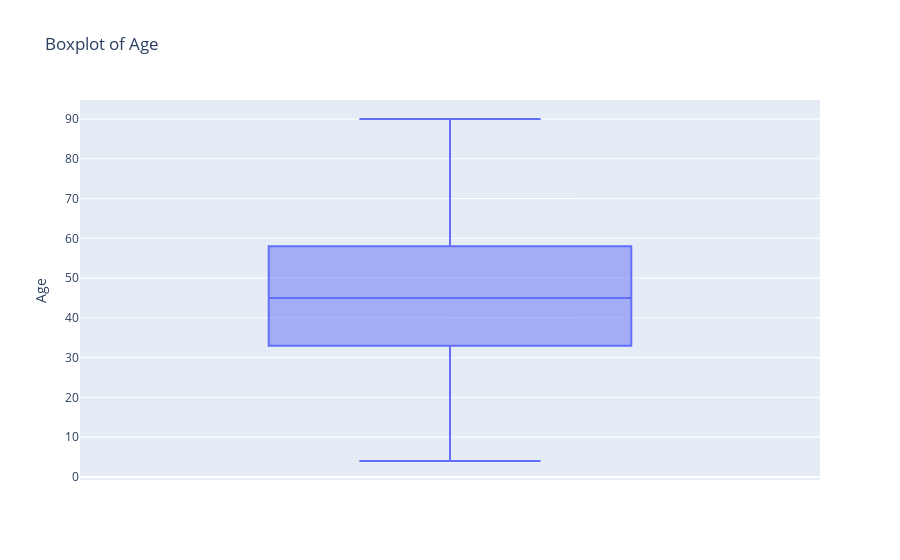
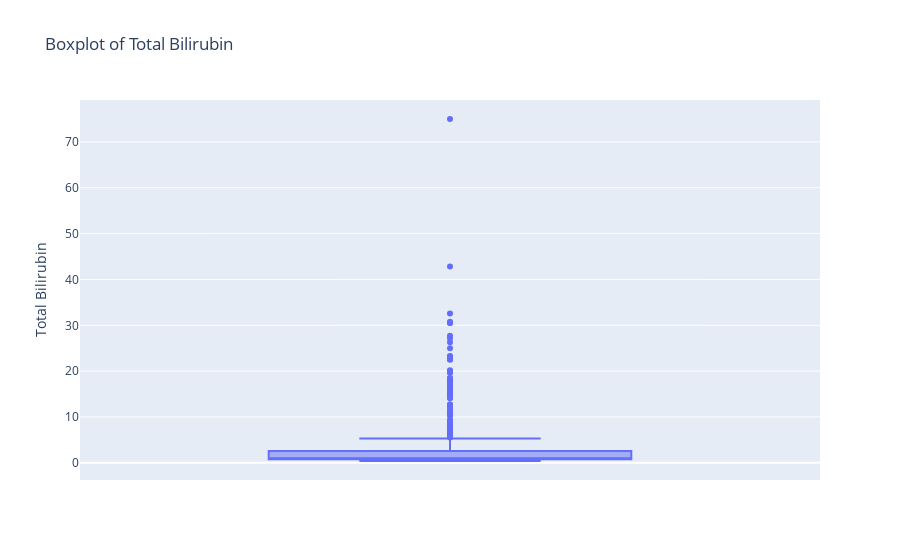
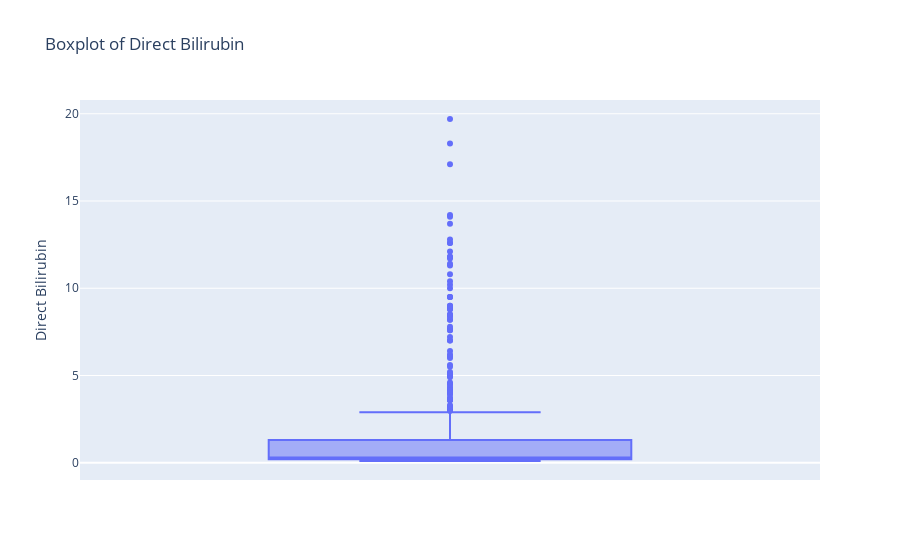
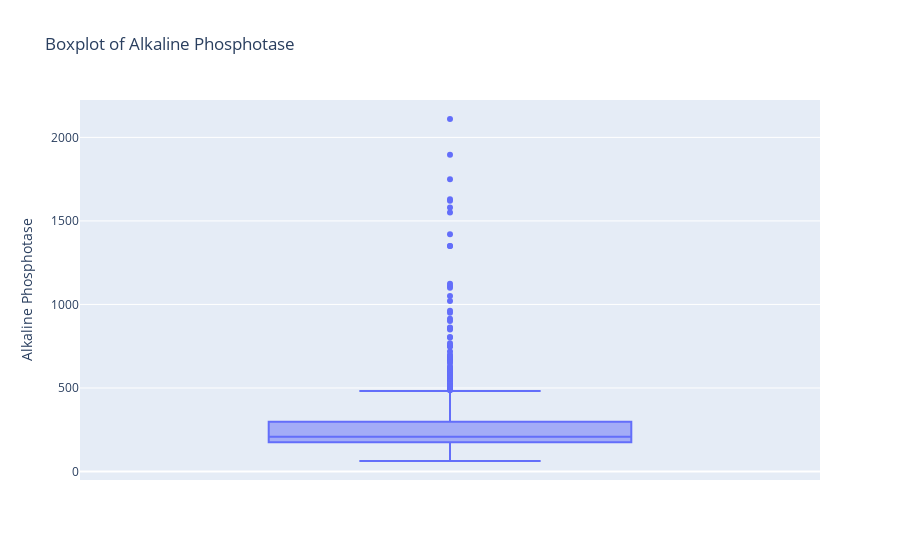

Write notebook code for charts like these, in order.
### Code cell
import plotly.express as px

numerical_columns = ['Age', 'Total Bilirubin', 'Direct Bilirubin',
       'Alkaline Phosphotase', 'Sgpt Alamine Aminotransferase',
       'Sgot Aspartate Aminotransferase', 'Total Proteins', 'ALB Albumin',
       'A/G ratio Albumin and Globulin Ratio']


# Iterate over each numerical column and create a boxplot
for col in numerical_columns:
    fig = px.box(data, y=col, title=f"Boxplot of {col}")
    fig.show()

### Figure 1 — Plotly figure (JSON) as saved in the notebook; plotly's stock layout.template omitted (floating-point values rounded to 4 significant figures; data arrays with more than 128 entries replaced by an {"elided": "..."} marker saying what was removed)
{"data": [{"alignmentgroup": "True", "hovertemplate": "Age=%{y}<extra></extra>", "legendgroup": "", "marker": {"color": "#636efa"}, "name": "", "notched": false, "offsetgroup": "", "orientation": "v", "showlegend": false, "type": "box", "x0": " ", "xaxis": "x", "y": {"elided": "583 int values"}, "y0": " ", "yaxis": "y"}], "layout": {"boxmode": "group", "legend": {"tracegroupgap": 0}, "title": {"text": "Boxplot of Age"}, "xaxis": {"anchor": "y", "domain": [0, 1]}, "yaxis": {"anchor": "x", "domain": [0, 1], "title": {"text": "Age"}}}}

### Figure 2 — Plotly figure (JSON) as saved in the notebook; plotly's stock layout.template omitted (floating-point values rounded to 4 significant figures; data arrays with more than 128 entries replaced by an {"elided": "..."} marker saying what was removed)
{"data": [{"alignmentgroup": "True", "hovertemplate": "Total Bilirubin=%{y}<extra></extra>", "legendgroup": "", "marker": {"color": "#636efa"}, "name": "", "notched": false, "offsetgroup": "", "orientation": "v", "showlegend": false, "type": "box", "x0": " ", "xaxis": "x", "y": {"elided": "583 float values"}, "y0": " ", "yaxis": "y"}], "layout": {"boxmode": "group", "legend": {"tracegroupgap": 0}, "title": {"text": "Boxplot of Total Bilirubin"}, "xaxis": {"anchor": "y", "domain": [0, 1]}, "yaxis": {"anchor": "x", "domain": [0, 1], "title": {"text": "Total Bilirubin"}}}}

### Figure 3 — Plotly figure (JSON) as saved in the notebook; plotly's stock layout.template omitted (floating-point values rounded to 4 significant figures; data arrays with more than 128 entries replaced by an {"elided": "..."} marker saying what was removed)
{"data": [{"alignmentgroup": "True", "hovertemplate": "Direct Bilirubin=%{y}<extra></extra>", "legendgroup": "", "marker": {"color": "#636efa"}, "name": "", "notched": false, "offsetgroup": "", "orientation": "v", "showlegend": false, "type": "box", "x0": " ", "xaxis": "x", "y": {"elided": "583 float values"}, "y0": " ", "yaxis": "y"}], "layout": {"boxmode": "group", "legend": {"tracegroupgap": 0}, "title": {"text": "Boxplot of Direct Bilirubin"}, "xaxis": {"anchor": "y", "domain": [0, 1]}, "yaxis": {"anchor": "x", "domain": [0, 1], "title": {"text": "Direct Bilirubin"}}}}

### Figure 4 — Plotly figure (JSON) as saved in the notebook; plotly's stock layout.template omitted (floating-point values rounded to 4 significant figures; data arrays with more than 128 entries replaced by an {"elided": "..."} marker saying what was removed)
{"data": [{"alignmentgroup": "True", "hovertemplate": "Alkaline Phosphotase=%{y}<extra></extra>", "legendgroup": "", "marker": {"color": "#636efa"}, "name": "", "notched": false, "offsetgroup": "", "orientation": "v", "showlegend": false, "type": "box", "x0": " ", "xaxis": "x", "y": {"elided": "583 int values"}, "y0": " ", "yaxis": "y"}], "layout": {"boxmode": "group", "legend": {"tracegroupgap": 0}, "title": {"text": "Boxplot of Alkaline Phosphotase"}, "xaxis": {"anchor": "y", "domain": [0, 1]}, "yaxis": {"anchor": "x", "domain": [0, 1], "title": {"text": "Alkaline Phosphotase"}}}}
